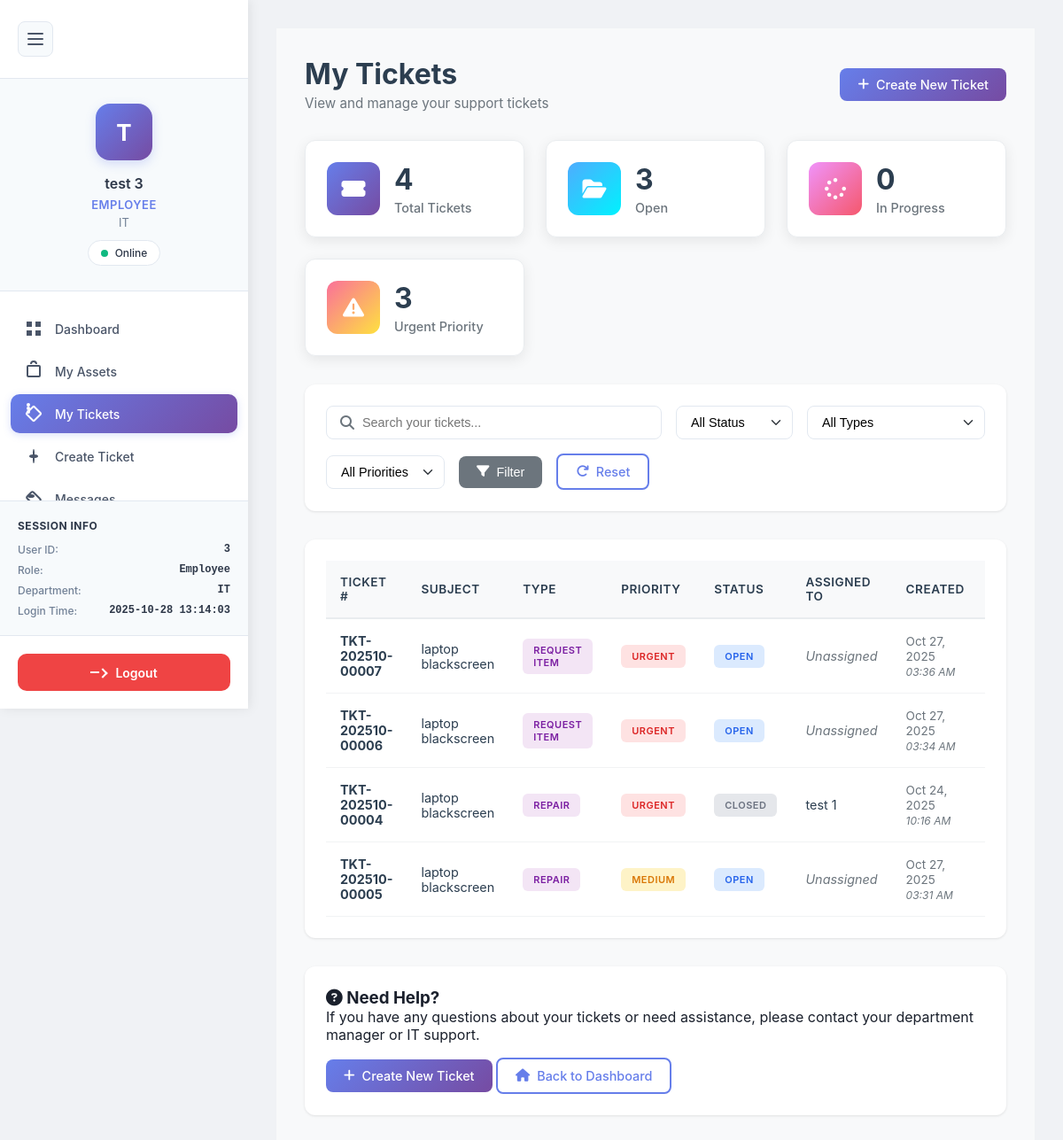
The app's page /users/userTicket.php (signed in) with its own data.
### tables this page shows
CREATE TABLE `tickets` (
  `ticket_id` int(11) NOT NULL,
  `ticket_number` varchar(50) NOT NULL,
  `ticket_type` enum('repair','maintenance','request_item','request_replacement','inquiry','other') NOT NULL,
  `subject` varchar(255) NOT NULL,
  `description` text NOT NULL,
  `priority` enum('low','medium','high','urgent') DEFAULT 'medium',
  `status` enum('open','in_progress','pending','resolved','closed','cancelled') DEFAULT 'open',
  `approval_status` enum('pending','approved','rejected') DEFAULT 'pending',
  `approved_by` int(11) DEFAULT NULL,
  `approved_at` datetime DEFAULT NULL,
  `manager_notes` text DEFAULT NULL,
  `requester_id` int(11) NOT NULL,
  `requester_department` varchar(100) DEFAULT NULL,
  `asset_id` int(11) DEFAULT NULL,
  `assigned_to` int(11) DEFAULT NULL,
  `assigned_at` timestamp NULL DEFAULT NULL,
  `resolution` text DEFAULT NULL,
  `resolved_by` int(11) DEFAULT NULL,
  `resolved_at` timestamp NULL DEFAULT NULL,
  `closed_by` int(11) DEFAULT NULL,
  `closed_at` timestamp NULL DEFAULT NULL,
  `created_at` timestamp NOT NULL DEFAULT current_timestamp(),
  `updated_at` timestamp NOT NULL DEFAULT current_timestamp() ON UPDATE current_timestamp(),
  `due_date` timestamp NULL DEFAULT NULL
);

### users/userTicket.php (the view, shortened to what this page needs)
<?php
require_once '../auth/config/database.php';
$user_id = $_SESSION['user_id'];
$filter_status = $_GET['status'] ?? 'all';
$filter_type = $_GET['type'] ?? 'all';
$filter_priority = $_GET['priority'] ?? 'all';
$search = $_GET['search'] ?? '';
$where_clauses = ["t.requester_id = ?"];
$params = [$user_id];
$where_sql = "WHERE " . implode(" AND ", $where_clauses);
$query = "
    SELECT
        t.*,
        CONCAT(assigned.first_name, ' ', assigned.last_name) as assigned_to_name,
        a.asset_name,
        a.asset_code
    FROM tickets t
    LEFT JOIN users assigned ON t.assigned_to = assigned.user_id
    LEFT JOIN assets a ON t.asset_id = a.id
    $where_sql
    ORDER BY
        CASE t.priority
            WHEN 'urgent' THEN 1
            WHEN 'high' THEN 2
            WHEN 'medium' THEN 3
            WHEN 'low' THEN 4
        END,
        t.created_at DESC
";
$stmt = $pdo->prepare($query);
$stmt->execute($params);
$tickets = $stmt->fetchAll(PDO::FETCH_ASSOC);
$stats_query = "
    SELECT
        COUNT(*) as total,
        SUM(CASE WHEN status = 'open' THEN 1 ELSE 0 END) as open,
        SUM(CASE WHEN status = 'in_progress' THEN 1 ELSE 0 END) as in_progress,
        SUM(CASE WHEN status = 'pending' THEN 1 ELSE 0 END) as pending,
        SUM(CASE WHEN status = 'resolved' THEN 1 ELSE 0 END) as resolved,
        SUM(CASE WHEN status = 'closed' THEN 1 ELSE 0 END) as closed,
        SUM(CASE WHEN priority = 'urgent' THEN 1 ELSE 0 END) as urgent
    FROM tickets t
    WHERE t.requester_id = ?
";
$stats_stmt = $pdo->prepare($stats_query);
$stats_stmt->execute([$user_id]);
$stats = $stats_stmt->fetch(PDO::FETCH_ASSOC);
?>
<!DOCTYPE html>
<html lang="en">
<head>
    <link rel="stylesheet" href="../auth/inc/navigation.css">
    <link rel="stylesheet" href="https://cdnjs.cloudflare.com/ajax/libs/font-awesome/6.4.0/css/all.min.css">
    <link rel="stylesheet" href="../style/ticket.css">
</head>
<body>
    <?php include("../auth/inc/Usidebar.php"); ?>
    <main class="main-content">
        <div class="dashboard-content">
            <header class="page-header">
                <div class="header-left">
                    <h1>My Tickets</h1>
                    <p>View and manage your support tickets</p>
                </div>
                <div class="header-right">
                    <a href="../public/createTicket.php" class="btn btn-primary">
                        <i class="fas fa-plus"></i> Create New Ticket
                    </a>
                </div>
            </header>
            <div class="stats-grid">
                <div class="stat-card">
                    <div class="stat-icon total">
                        <i class="fas fa-ticket-alt"></i>
                    </div>
                    <div class="stat-info">
                        <h3><?php echo $stats['total']; ?></h3>
                        <p>Total Tickets</p>
                    </div>
                </div>
                <div class="stat-card">
                    <div class="stat-icon open">
                        <i class="fas fa-folder-open"></i>
                    </div>
                    <div class="stat-info">
                        <h3><?php echo $stats['open']; ?></h3>
                        <p>Open</p>
                    </div>
                </div>
                <div class="stat-card">
                    <div class="stat-icon progress">
                        <i class="fas fa-spinner"></i>
                    </div>
                    <div class="stat-info">
                        <h3><?php echo $stats['in_progress']; ?></h3>
                        <p>In Progress</p>
                    </div>
                </div>
                <div class="stat-card">
                    <div class="stat-icon urgent">
                        <i class="fas fa-exclamation-triangle"></i>
                    </div>
                    <div class="stat-info">
                        <h3><?php echo $stats['urgent']; ?></h3>
                        <p>Urgent Priority</p>
                    </div>
                </div>
            </div>
            <div class="filters-section">
                <form method="GET" action="" class="filters-form">
                    <div class="search-box">
                        <i class="fas fa-search"></i>
                        <input type="text" name="search" placeholder="Search your tickets..." value="<?php echo htmlspecialchars($search); ?>">
                    </div>
                    <select name="status" onchange="this.form.submit()">
                        <option value="all" <?php echo $filter_status === 'all' ? 'selected' : ''; ?>>All Status</option>
                    </select>
                    <select name="type" onchange="this.form.submit()">
                        <option value="all" <?php echo $filter_type === 'all' ? 'selected' : ''; ?>>All Types</option>
                    </select>
                    <select name="priority" onchange="this.form.submit()">
                        <option value="all" <?php echo $filter_priority === 'all' ? 'selected' : ''; ?>>All Priorities</option>
                    </select>
                    <button type="submit" class="btn btn-secondary">
                        <i class="fas fa-filter"></i> Filter
                    </button>
                    <a href="userTicket.php" class="btn btn-outline">
                        <i class="fas fa-redo"></i> Reset
                    </a>
                </form>
            </div>
            <div class="content-card">
                <div class="table-responsive">
                    <table class="tickets-table">
                        <thead>
                            <tr>
                                <th>Ticket #</th>
                                <th>Subject</th>
                                <th>Type</th>
                                <th>Priority</th>
                                <th>Status</th>
                                <th>Assigned To</th>
                                <th>Created</th>
                                <th>Last Updated</th>
                            </tr>
                        </thead>
                        <tbody>
                            <?php if (empty($tickets)): ?>
                            <tr>
                                <td colspan="9" class="no-data">
                                    <i class="fas fa-inbox"></i>
                                    <p>No tickets found</p>
                                    <a href="../public/createTicket.php" class="btn btn-primary">Create Your First Ticket</a>
                                </td>
                            </tr>
                            <?php else: ?>
                            <?php foreach ($tickets as $ticket): ?>
                            <tr>
                                <td>
                                    <strong><?php echo htmlspecialchars($ticket['ticket_number']); ?></strong>
                                </td>
                                <td>
                                    <div class="ticket-subject">
                                        <?php echo htmlspecialchars($ticket['subject']); ?>
                                    </div>
                                </td>
                                <td>
                                    <span class="badge badge-type"><?php echo ucfirst(str_replace('_', ' ', $ticket['ticket_type'])); ?></span>
                                </td>
                                <td>
                                    <span class="badge badge-priority badge-<?php echo $ticket['priority']; ?>">
                                        <?php echo ucfirst($ticket['priority']); ?>
                                    </span>
                                </td>
                                <td>
                                    <span class="badge badge-status badge-<?php echo $ticket['status']; ?>">
                                        <?php echo ucfirst(str_replace('_', ' ', $ticket['status'])); ?>
                                    </span>
                                </td>
                                <td>
                                    <?php echo $ticket['assigned_to_name'] ? htmlspecialchars($ticket['assigned_to_name']) : '<span class="text-muted">Unassigned</span>'; ?>
                                </td>
                                <td>
                                    <span class="date-time"><?php echo date('M d, Y', strtotime($ticket['created_at'])); ?></span>
                                    <br>
                                    <small class="text-muted"><?php echo date('h:i A', strtotime($ticket['created_at'])); ?></small>
                                </td>
                                <td>
                                    <br>
                                </td>
                            </tr>
                            <?php endforeach; ?>
                            <?php endif; ?>
                        </tbody>
                    </table>
                </div>
            </div>
            <div class="content-card" style="margin-top: 2rem;">
                <h3><i class="fas fa-question-circle"></i> Need Help?</h3>
                <p>If you have any questions about your tickets or need assistance, please contact your department manager or IT support.</p>
                <div style="margin-top: 1rem;">
                    <a href="../public/createTicket.php" class="btn btn-primary">
                        <i class="fas fa-plus"></i> Create New Ticket
                    </a>
                    <a href="../users/userDashboard.php" class="btn btn-outline">
                        <i class="fas fa-home"></i> Back to Dashboard
                    </a>
                </div>
            </div>
        </div>
    </main>
</body>
</html>

### auth/inc/navigation.css (style rules this page uses)
* { margin: 0; padding: 0; box-sizing: border-box; }
body { font-family: 'Inter', -apple-system, BlinkMacSystemFont, 'Segoe UI', Roboto, 'Helvetica Neue', sans-serif; background: #f0f2f5; color: #1a202c; }
.main-content { margin-left: 280px; min-height: 100vh; transition: margin-left 0.3s cubic-bezier(0.4, 0, 0.2, 1); padding: 2rem; background: #f0f2f5; }

### records on screen
tickets: ticket_number "TKT-202510-00007", subject "laptop blackscreen", ticket_type "REQUEST ITEM", priority "URGENT", status "OPEN", shows "Unassigned", created_at "Oct 27, 2025", created_at "03:36 AM"
tickets: ticket_number "TKT-202510-00006", subject "laptop blackscreen", ticket_type "REQUEST ITEM", priority "URGENT", status "OPEN", shows "Unassigned", created_at "Oct 27, 2025", created_at "03:34 AM"
tickets: ticket_number "TKT-202510-00004", subject "laptop blackscreen", ticket_type "REPAIR", priority "URGENT", status "CLOSED", assigned_to_name "test 1", created_at "Oct 24, 2025", created_at "10:16 AM"
tickets: ticket_number "TKT-202510-00005", subject "laptop blackscreen", ticket_type "REPAIR", priority "MEDIUM", status "OPEN", shows "Unassigned", created_at "Oct 27, 2025", created_at "03:31 AM"

### other values on screen
$user_initial "T"
$user_name "test 3"
$department "IT"
$_SESSION['user_id'] "3"
$login_time "2025-10-28 13:14:03"
$stats['total'] "4"
$stats['open'] "3"
$stats['in_progress'] "0"
$stats['urgent'] "3"
